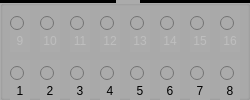
  <widget class="QGroupBox" name="groupBox_3">
   <property name="geometry">
    <rect>
     <x>2</x>
     <y>570</y>
     <width>250</width>
     <height>100</height>
    </rect>
   </property>
   <property name="styleSheet">
    <string notr="true">background-color: rgb(171, 171, 171);</string>
   </property>
   <property name="title">
    <string/>
   </property>
   <widget class="QRadioButton" name="radioButton_105">
    <property name="enabled">
     <bool>false</bool>
    </property>
    <property name="geometry">
     <rect>
      <x>10</x>
      <y>10</y>
      <width>20</width>
      <height>27</height>
     </rect>
    </property>
    <property name="text">
     <string/>
    </property>
   </widget>
   <widget class="QRadioButton" name="radioButton_106">
    <property name="enabled">
     <bool>false</bool>
    </property>
    <property name="geometry">
     <rect>
      <x>40</x>
      <y>10</y>
      <width>20</width>
      <height>27</height>
     </rect>
    </property>
    <property name="text">
     <string/>
    </property>
   </widget>
   <widget class="QRadioButton" name="radioButton_107">
    <property name="enabled">
     <bool>false</bool>
    </property>
    <property name="geometry">
     <rect>
      <x>70</x>
      <y>10</y>
      <width>20</width>
      <height>27</height>
     </rect>
    </property>
    <property name="text">
     <string/>
    </property>
   </widget>
   <widget class="QRadioButton" name="radioButton_108">
    <property name="enabled">
     <bool>false</bool>
    </property>
    <property name="geometry">
     <rect>
      <x>100</x>
      <y>10</y>
      <width>20</width>
      <height>27</height>
     </rect>
    </property>
    <property name="text">
     <string/>
    </property>
   </widget>
   <widget class="QRadioButton" name="radioButton_109">
    <property name="enabled">
     <bool>false</bool>
    </property>
    <property name="geometry">
     <rect>
      <x>130</x>
      <y>10</y>
      <width>20</width>
      <height>27</height>
     </rect>
    </property>
    <property name="text">
     <string/>
    </property>
   </widget>
   <widget class="QRadioButton" name="radioButton_110">
    <property name="enabled">
     <bool>false</bool>
    </property>
    <property name="geometry">
     <rect>
      <x>160</x>
      <y>10</y>
      <width>20</width>
      <height>27</height>
     </rect>
    </property>
    <property name="text">
     <string/>
    </property>
   </widget>
   <widget class="QRadioButton" name="radioButton_111">
    <property name="enabled">
     <bool>false</bool>
    </property>
    <property name="geometry">
     <rect>
      <x>190</x>
      <y>10</y>
      <width>20</width>
      <height>27</height>
     </rect>
    </property>
    <property name="text">
     <string/>
    </property>
   </widget>
   <widget class="QRadioButton" name="radioButton_112">
    <property name="enabled">
     <bool>false</bool>
    </property>
    <property name="geometry">
     <rect>
      <x>220</x>
      <y>10</y>
      <width>20</width>
      <height>27</height>
     </rect>
    </property>
    <property name="text">
     <string/>
    </property>
   </widget>
   <widget class="QRadioButton" name="rbtEletrodoDireito_6">
    <property name="geometry">
     <rect>
      <x>160</x>
      <y>60</y>
      <width>20</width>
      <height>27</height>
     </rect>
    </property>
    <property name="text">
     <string/>
    </property>
   </widget>
   <widget class="QRadioButton" name="rbtEletrodoDireito_2">
    <property name="geometry">
     <rect>
      <x>40</x>
      <y>60</y>
      <width>20</width>
      <height>27</height>
     </rect>
    </property>
    <property name="text">
     <string/>
    </property>
   </widget>
   <widget class="QRadioButton" name="rbtEletrodoDireito_4">
    <property name="geometry">
     <rect>
      <x>100</x>
      <y>60</y>
      <width>20</width>
      <height>27</height>
     </rect>
    </property>
    <property name="text">
     <string/>
    </property>
   </widget>
   <widget class="QRadioButton" name="rbtEletrodoDireito_3">
    <property name="geometry">
     <rect>
      <x>70</x>
      <y>60</y>
      <width>20</width>
      <height>27</height>
     </rect>
    </property>
    <property name="text">
     <string/>
    </property>
   </widget>
   <widget class="QRadioButton" name="rbtEletrodoDireito_7">
    <property name="geometry">
     <rect>
      <x>190</x>
      <y>60</y>
      <width>20</width>
      <height>27</height>
     </rect>
    </property>
    <property name="text">
     <string/>
    </property>
   </widget>
   <widget class="QRadioButton" name="rbtEletrodoDireito_8">
    <property name="geometry">
     <rect>
      <x>220</x>
      <y>60</y>
      <width>20</width>
      <height>27</height>
     </rect>
    </property>
    <property name="text">
     <string/>
    </property>
   </widget>
   <widget class="QRadioButton" name="rbtEletrodoDireito_1">
    <property name="geometry">
     <rect>
      <x>10</x>
      <y>60</y>
      <width>20</width>
      <height>27</height>
     </rect>
    </property>
    <property name="text">
     <string/>
    </property>
    <property name="checkable">
     <bool>true</bool>
    </property>
    <property name="checked">
     <bool>false</bool>
    </property>
    <property name="autoExclusive">
     <bool>true</bool>
    </property>
   </widget>
   <widget class="QRadioButton" name="rbtEletrodoDireito_5">
    <property name="geometry">
     <rect>
      <x>130</x>
      <y>60</y>
      <width>20</width>
      <height>27</height>
     </rect>
    </property>
    <property name="text">
     <string/>
    </property>
   </widget>
   <widget class="QLabel" name="label_135">
    <property name="enabled">
     <bool>false</bool>
    </property>
    <property name="geometry">
     <rect>
      <x>10</x>
      <y>30</y>
      <width>20</width>
      <height>22</height>
     </rect>
    </property>
    <property name="text">
     <string>&lt;html&gt;&lt;head/&gt;&lt;body&gt;&lt;p align=&quot;center&quot;&gt;9&lt;/p&gt;&lt;/body&gt;&lt;/html&gt;</string>
    </property>
   </widget>
   <widget class="QLabel" name="label_136">
    <property name="enabled">
     <bool>false</bool>
    </property>
    <property name="geometry">
     <rect>
      <x>40</x>
      <y>30</y>
      <width>20</width>
      <height>22</height>
     </rect>
    </property>
    <property name="text">
     <string>&lt;html&gt;&lt;head/&gt;&lt;body&gt;&lt;p align=&quot;center&quot;&gt;10&lt;/p&gt;&lt;/body&gt;&lt;/html&gt;</string>
    </property>
   </widget>
   <widget class="QLabel" name="label_137">
    <property name="enabled">
     <bool>false</bool>
    </property>
    <property name="geometry">
     <rect>
      <x>70</x>
      <y>30</y>
      <width>20</width>
      <height>22</height>
     </rect>
    </property>
    <property name="text">
     <string>&lt;html&gt;&lt;head/&gt;&lt;body&gt;&lt;p align=&quot;center&quot;&gt;11&lt;/p&gt;&lt;/body&gt;&lt;/html&gt;</string>
    </property>
   </widget>
   <widget class="QLabel" name="label_138">
    <property name="enabled">
     <bool>false</bool>
    </property>
    <property name="geometry">
     <rect>
      <x>100</x>
      <y>30</y>
      <width>20</width>
      <height>22</height>
     </rect>
    </property>
    <property name="text">
     <string>&lt;html&gt;&lt;head/&gt;&lt;body&gt;&lt;p align=&quot;center&quot;&gt;12&lt;/p&gt;&lt;/body&gt;&lt;/html&gt;</string>
    </property>
   </widget>
   <widget class="QLabel" name="label_139">
    <property name="enabled">
     <bool>false</bool>
    </property>
    <property name="geometry">
     <rect>
      <x>130</x>
      <y>30</y>
      <width>20</width>
      <height>22</height>
     </rect>
    </property>
    <property name="text">
     <string>&lt;html&gt;&lt;head/&gt;&lt;body&gt;&lt;p align=&quot;center&quot;&gt;13&lt;/p&gt;&lt;/body&gt;&lt;/html&gt;</string>
    </property>
   </widget>
   <widget class="QLabel" name="label_140">
    <property name="enabled">
     <bool>false</bool>
    </property>
    <property name="geometry">
     <rect>
      <x>160</x>
      <y>30</y>
      <width>20</width>
      <height>22</height>
     </rect>
    </property>
    <property name="text">
     <string>&lt;html&gt;&lt;head/&gt;&lt;body&gt;&lt;p align=&quot;center&quot;&gt;14&lt;/p&gt;&lt;/body&gt;&lt;/html&gt;</string>
    </property>
   </widget>
   <widget class="QLabel" name="label_141">
    <property name="enabled">
     <bool>false</bool>
    </property>
    <property name="geometry">
     <rect>
      <x>190</x>
      <y>30</y>
      <width>20</width>
      <height>22</height>
     </rect>
    </property>
    <property name="text">
     <string>&lt;html&gt;&lt;head/&gt;&lt;body&gt;&lt;p align=&quot;center&quot;&gt;15&lt;/p&gt;&lt;/body&gt;&lt;/html&gt;</string>
    </property>
   </widget>
   <widget class="QLabel" name="label_142">
    <property name="enabled">
     <bool>false</bool>
    </property>
    <property name="geometry">
     <rect>
      <x>220</x>
      <y>30</y>
      <width>20</width>
      <height>22</height>
     </rect>
    </property>
    <property name="text">
     <string>&lt;html&gt;&lt;head/&gt;&lt;body&gt;&lt;p align=&quot;center&quot;&gt;16&lt;/p&gt;&lt;/body&gt;&lt;/html&gt;</string>
    </property>
   </widget>
   <widget class="QLabel" name="label_143">
    <property name="geometry">
     <rect>
      <x>160</x>
      <y>80</y>
      <width>20</width>
      <height>22</height>
     </rect>
    </property>
    <property name="text">
     <string>&lt;html&gt;&lt;head/&gt;&lt;body&gt;&lt;p align=&quot;center&quot;&gt;6&lt;/p&gt;&lt;/body&gt;&lt;/html&gt;</string>
    </property>
   </widget>
   <widget class="QLabel" name="label_144">
    <property name="geometry">
     <rect>
      <x>40</x>
      <y>80</y>
      <width>20</width>
      <height>22</height>
     </rect>
    </property>
    <property name="text">
     <string>&lt;html&gt;&lt;head/&gt;&lt;body&gt;&lt;p align=&quot;center&quot;&gt;2&lt;/p&gt;&lt;/body&gt;&lt;/html&gt;</string>
    </property>
   </widget>
   <widget class="QLabel" name="label_145">
    <property name="geometry">
     <rect>
      <x>220</x>
      <y>80</y>
      <width>20</width>
      <height>22</height>
     </rect>
    </property>
    <property name="text">
     <string>&lt;html&gt;&lt;head/&gt;&lt;body&gt;&lt;p align=&quot;center&quot;&gt;8&lt;/p&gt;&lt;/body&gt;&lt;/html&gt;</string>
    </property>
   </widget>
   <widget class="QLabel" name="label_146">
    <property name="geometry">
     <rect>
      <x>10</x>
      <y>80</y>
      <width>20</width>
      <height>22</height>
     </rect>
    </property>
    <property name="text">
     <string>&lt;html&gt;&lt;head/&gt;&lt;body&gt;&lt;p align=&quot;center&quot;&gt;1&lt;/p&gt;&lt;/body&gt;&lt;/html&gt;</string>
    </property>
   </widget>
   <widget class="QLabel" name="label_147">
    <property name="geometry">
     <rect>
      <x>190</x>
      <y>80</y>
      <width>20</width>
      <height>22</height>
     </rect>
    </property>
    <property name="text">
     <string>&lt;html&gt;&lt;head/&gt;&lt;body&gt;&lt;p align=&quot;center&quot;&gt;7&lt;/p&gt;&lt;/body&gt;&lt;/html&gt;</string>
    </property>
   </widget>
   <widget class="QLabel" name="label_148">
    <property name="geometry">
     <rect>
      <x>70</x>
      <y>80</y>
      <width>20</width>
      <height>22</height>
     </rect>
    </property>
    <property name="text">
     <string>&lt;html&gt;&lt;head/&gt;&lt;body&gt;&lt;p align=&quot;center&quot;&gt;3&lt;/p&gt;&lt;/body&gt;&lt;/html&gt;</string>
    </property>
   </widget>
   <widget class="QLabel" name="label_149">
    <property name="geometry">
     <rect>
      <x>100</x>
      <y>80</y>
      <width>20</width>
      <height>22</height>
     </rect>
    </property>
    <property name="text">
     <string>&lt;html&gt;&lt;head/&gt;&lt;body&gt;&lt;p align=&quot;center&quot;&gt;4&lt;/p&gt;&lt;/body&gt;&lt;/html&gt;</string>
    </property>
   </widget>
   <widget class="QLabel" name="label_150">
    <property name="geometry">
     <rect>
      <x>130</x>
      <y>80</y>
      <width>20</width>
      <height>22</height>
     </rect>
    </property>
    <property name="text">
     <string>&lt;html&gt;&lt;head/&gt;&lt;body&gt;&lt;p align=&quot;center&quot;&gt;5&lt;/p&gt;&lt;/body&gt;&lt;/html&gt;</string>
    </property>
   </widget>
   <widget class="Line" name="line_29">
    <property name="geometry">
     <rect>
      <x>0</x>
      <y>0</y>
      <width>116</width>
      <height>3</height>
     </rect>
    </property>
    <property name="styleSheet">
     <string notr="true">background-color: rgb(0, 0, 0);</string>
    </property>
    <property name="orientation">
     <enum>Qt::Horizontal</enum>
    </property>
   </widget>
   <widget class="Line" name="line_30">
    <property name="geometry">
     <rect>
      <x>140</x>
      <y>0</y>
      <width>118</width>
      <height>3</height>
     </rect>
    </property>
    <property name="styleSheet">
     <string notr="true">background-color: rgb(0, 0, 0);</string>
    </property>
    <property name="orientation">
     <enum>Qt::Horizontal</enum>
    </property>
   </widget>
  </widget>
